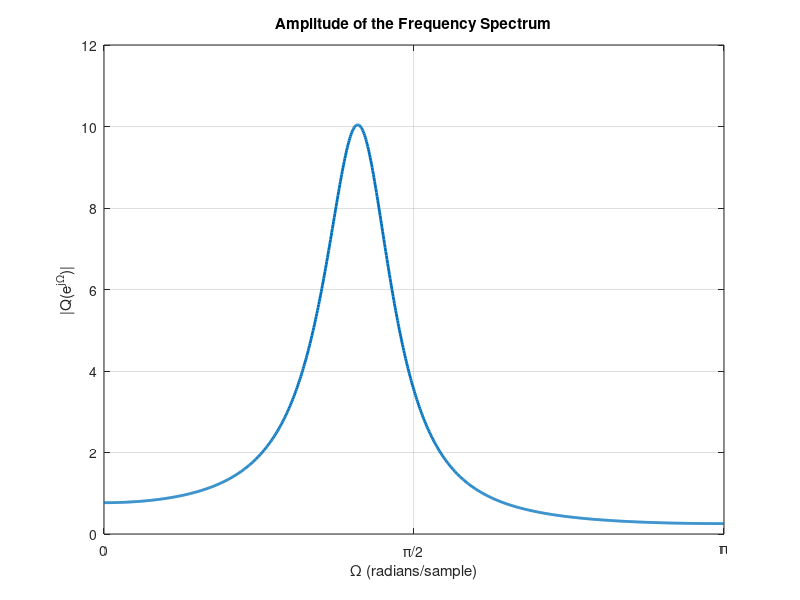

Write the MATLAB code that produced this figure.
%% Q2a.
clear all; close all; clc;
omega = linspace(0, pi, 1000);

q_amp = abs(sqrt(1.89)./(1.99 - 0.9*exp(1j*omega) + 0.8*exp(2j*omega) - 0.9*exp(-1j*omega) + 0.8*exp(-2j*omega)));


figure;
plot(omega, q_amp, 'LineWidth', 2);
grid on;
title('Amplitude of the Frequency Spectrum');
xlabel('\Omega (radians/sample)');
ylabel('|Q(e^{j\Omega})|');
xlim([0, pi]);
xticks([0, pi/2, pi]);
xticklabels({'0', '\pi/2', '\pi'});
%% Q2b.
Es = 1;

U = [0.58, -0.65, 1.37,  -0.65, 0.58,  0,     0,     0,     0;
     0,    0.58,  -0.65, 1.37,  -0.65, 0.58,  0,     0,     0;
     0,    0,     0.58,  -0.65, 1.37,  -0.65, 0.58,  0,     0;
     0,    0,     0,     0.58,  -0.65, 1.37,  -0.65, 0.58,  0;
     0,    0,     0,     0,     0.58,  -0.65, 1.37,  -0.65, 0.58];

Rw = (0.1/1.89) .* [1.89, -0.9, 0.8,  0,    0;
                    -0.9, 1.89, -0.9, 0.8,  0;
                    0.8,  -0.9, 1.89, -0.9, 0.8,
                    0,    0.8,  -0.9, 1.89, -0.9;
                    0,    0,    0.8,  -0.9, 1.89];
cmmse = inv(U * ctranspose(U) + (1/Es) * Rw) * U(:, 5)

%% Q2c.
